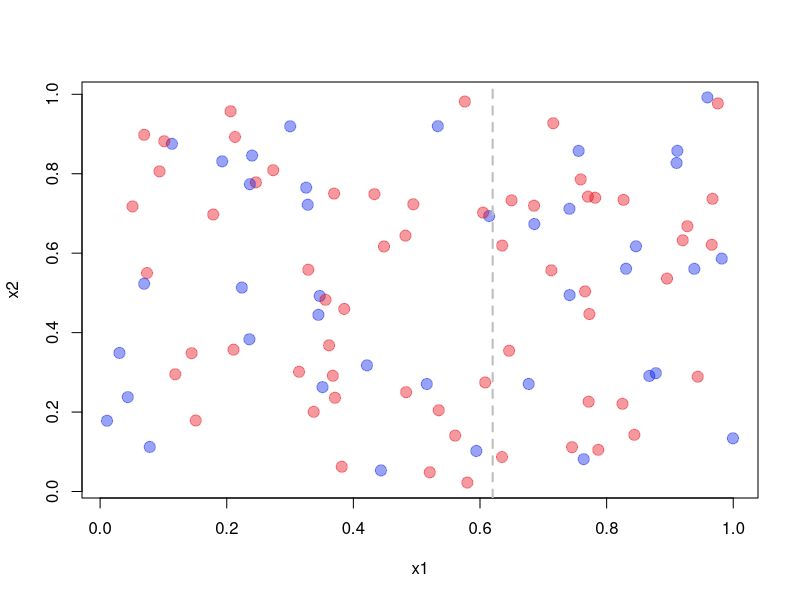

This figure's R source:
# Credit Default Project - Decision Tree

# Define Function to Calculate Cross Entropy Based on Split
c1 <- rgb(red=0,green=0.1,blue=0.9,alpha=0.4)
c2 <- rgb(red=0.9,green=0,blue=0.05,alpha=0.4)
colors <- c(c1,c2)

x1 <- runif(100,0,1)
x2 <- runif(100,0,1)
y <- rbinom(100,1,0.5)

data <- matrix(c(x1,x2),nrow=100,ncol=2)

plot(x1,x2,col=colors[y+1],pch=19,cex=1.5)

cross_entropy <- function(x,y,split) {
  y_low <- y[which(x<=split)]
  y_high <- y[which(x>split)]
  if (length(y_low) == 0) {
    n <- length(y_high) 
    ce <- -log(sum(y_high)/n)
  }
  else if (length(y_high) == 0) {
    n <- length(y_low) 
    ce <- -log(sum(y_low)/n)
  }
  else if ((sum(y_low)/length(y_low)) > (sum(y_high)/length(y_high))) { # The predicted egion for y=1 is below the split
    n <- length(y_low)
    ce <- -log(sum(y_low)/n)
    
  } else {
    n <- length(y_high) 
    ce <- -log(sum(y_high)/n)
  }
  return (ce)
}
  
min_cross_entropy <- function(data,y) {
  best_ce <- 0
  best_feat <- NA
  best_split <- NA
  for (i in 1:ncol(data)) {
    x <- data[,i]
    mesh <- seq(0.2,0.8,by=0.01)
    for (k in 1:length(mesh)) {
      s <- mesh[k]
      ce <- cross_entropy(x,y,s)
      if (ce > best_ce) {
        best_ce <- ce
        best_feat <- i
        best_split <- mesh[k]
      }
    }
  }
  return(c(best_ce,best_feat,best_split))
}


branch <- min_cross_entropy(data,y)
if (branch[2] == 1) {
  abline(v=branch[3],col='gray',lty=2,lw=2)
} else {
  abline(h=branch[3],col='gray',lty=2,lw=2)
}

